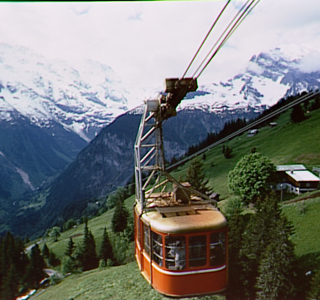
#> input picture TP3/cablecar.BMP, 320 x 300 px, found by its file name
$ python 2.py
#> lines starting #> are read from the running program, lines starting #| are printed output that depends on the picture
import cv2
import numpy as np
import matplotlib.pyplot as plt

# Read image
gray_img = cv2.imread("cablecar.bmp", cv2.IMREAD_GRAYSCALE)
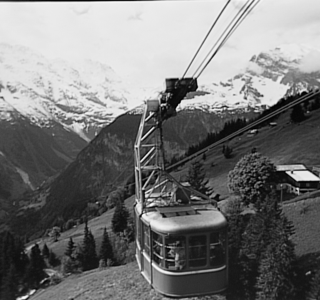
#> gray_img: shape (300, 320); min 0, max 252, mean 119.1

# Kernel
kernel = np.array([
    [-1,-1,-1],
    [-1,8,-1],
    [-1,-1,-1]
])

# Padding
p = int(kernel.shape[0]/2)
pad_img = np.zeros((gray_img.shape[0]+2*p, gray_img.shape[1]+2*p))
pad_img[p:-p, p:-p] = gray_img
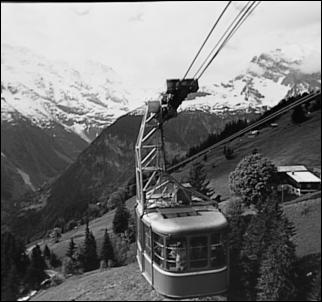
#> pad_img: shape (302, 322) float64; min 0, max 252, mean 117.5

# Convolution function
def convolution(pad_img, kernel):

    p = int(kernel.shape[0]/2)
    pheight, pwidth = pad_img.shape
#> pheight = 302; pwidth = 322

    img_conv = np.zeros(pad_img.shape)

    for i in range(p, pheight-p):
        for j in range(p, pwidth-p):

            roi = pad_img[i-p:i+p+1, j-p:j+p+1]
            img_conv[i, j] = np.sum(kernel * roi)
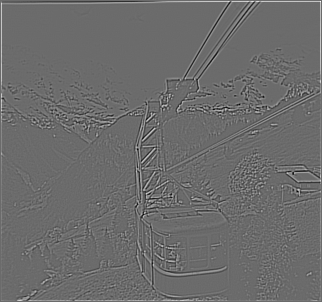
#> img_conv: shape (302, 322) float64; min -828, max 1134, mean 4.1; drawn with min black and max white

    img_conv = img_conv[p:-p, p:-p]
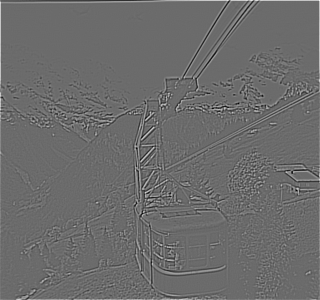
#> img_conv: shape (300, 320) float64; min -828, max 1134, mean 4.1; drawn with min black and max white

    return img_conv


# Apply manual convolution
manual_conv = convolution(pad_img, kernel)

# Apply OpenCV convolution
opencv_conv = cv2.filter2D(gray_img, -1, kernel)
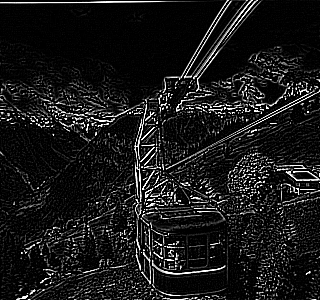
#> opencv_conv: shape (300, 320); min 0, max 255, mean 25.1

# Display comparison
plt.figure(figsize=(12,5))

plt.subplot(1,3,1)
plt.title("Original")
plt.imshow(gray_img, cmap='gray')

plt.subplot(1,3,2)
plt.title("OpenCV filter2D")
plt.imshow(opencv_conv, cmap='gray')

plt.subplot(1,3,3)
plt.title("Manual Convolution")
plt.imshow(manual_conv, cmap='gray')

plt.show()
